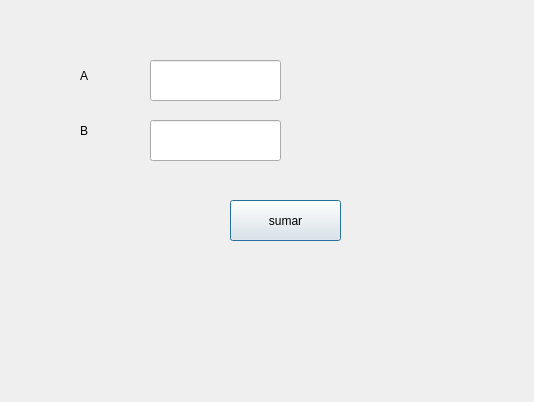
<?xml version="1.0" encoding="UTF-8"?>
<ui version="4.0">
 <class>Dialog</class>
 <widget class="QDialog" name="Dialog">
  <property name="geometry">
   <rect>
    <x>0</x>
    <y>0</y>
    <width>534</width>
    <height>402</height>
   </rect>
  </property>
  <property name="windowTitle">
   <string>Dialog</string>
  </property>
  <widget class="QPushButton" name="btn_sumar">
   <property name="geometry">
    <rect>
     <x>230</x>
     <y>200</y>
     <width>111</width>
     <height>41</height>
    </rect>
   </property>
   <property name="styleSheet">
    <string notr="true">font: 8pt &quot;Agency FB&quot;;
font: 75 20pt &quot;MS Shell Dlg 2&quot;;</string>
   </property>
   <property name="text">
    <string>sumar</string>
   </property>
  </widget>
  <widget class="QLabel" name="label_2">
   <property name="geometry">
    <rect>
     <x>80</x>
     <y>110</y>
     <width>47</width>
     <height>41</height>
    </rect>
   </property>
   <property name="styleSheet">
    <string notr="true">font: 75 20pt &quot;Agency FB&quot;;</string>
   </property>
   <property name="text">
    <string>B</string>
   </property>
  </widget>
  <widget class="QLineEdit" name="txt_a">
   <property name="geometry">
    <rect>
     <x>150</x>
     <y>60</y>
     <width>131</width>
     <height>41</height>
    </rect>
   </property>
   <property name="styleSheet">
    <string notr="true">font: 75 18pt &quot;Agency FB&quot;;</string>
   </property>
  </widget>
  <widget class="QLineEdit" name="txt_b">
   <property name="geometry">
    <rect>
     <x>150</x>
     <y>120</y>
     <width>131</width>
     <height>41</height>
    </rect>
   </property>
   <property name="styleSheet">
    <string notr="true">font: 75 18pt &quot;Agency FB&quot;;</string>
   </property>
  </widget>
  <widget class="QLabel" name="label">
   <property name="geometry">
    <rect>
     <x>80</x>
     <y>60</y>
     <width>41</width>
     <height>31</height>
    </rect>
   </property>
   <property name="styleSheet">
    <string notr="true">font: 75 20pt &quot;Agency FB&quot;;</string>
   </property>
   <property name="text">
    <string>A</string>
   </property>
  </widget>
 </widget>
 <resources/>
 <connections/>
</ui>
